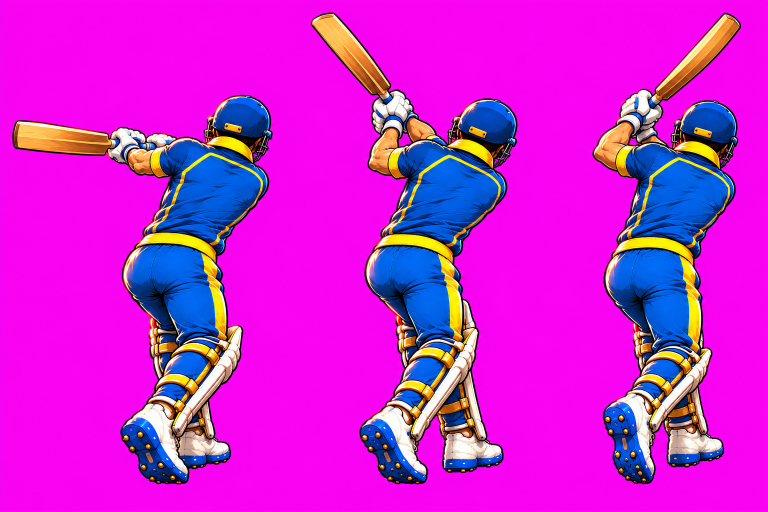
#> input picture tools/kit/bat-paint-src/2236f518.png, 1536 x 1024 px, found by its file name (shown at 1/2 size)
$ python build_bat_paint.py
#> lines starting #> are read from the running program, lines starting #| are printed output that depends on the picture
#!/usr/bin/env python3
"""The painted batter from behind (img/kit/bat-paint.webp + -mask.png + -tone.png, and its entry in js/kitsheets.js).

usage: python3 tools/build_bat_paint.py

SOURCES: tools/kit/bat-paint-src/<id>.png (sheets of poses on flat magenta; plain blue-and-yellow kit, no crest, name or number) and
tools/kit/bat-ready-source.png (the stance). FRAMES below says which pose is which of the game's frames (kitsprite.js POSE_BAT); a pose may serve
several frames. A frame the sheet does not have is drawn from the old sheet (bat-back). Every pose is cut out, set on one scale (a sheet's
SCALE: the figures of a sheet were painted at one size) and packed into one atlas.
  mask  R skin, G shirt back (where the name and number print), B 255 where the kit is (blue or yellow)
  tone  G the yellow weight, B the brightness; meta.hsv holds the painted blue and yellow (kitsprite.js teamSheet repaints by hue/saturation/value)
Needs numpy, scipy and Pillow.
"""
import json
import os
import numpy as np
from PIL import Image
from scipy import ndimage as ndi

SRC = 'tools/kit/bat-paint-src/'
G = 0.85                                  # the whole set's size (1.0 = the stance at 840 px)
READY_SCALE = 840 / 1575 * G              # the stance (its source figure is 1575 px tall)
SCALE = {'464df84f': 1.10 * G, 'f628f0f7': 1.10 * G}   # sheets drawn on the wide canvas; every other sheet is on the 1536 x 1024 canvas
DEFAULT_SCALE = 0.94 * G
SCALE.update({'c0v1drv1': 0.81 * G, 'c0v2cut1': 0.81 * G, 'c0v3loft': 0.81 * G, 'c0v4str': 0.81 * G})   # (the 2576 x 1438 sheets)
DIL = {'f628f0f7': 2}                     # (its figures kneel close together: a small gap between them)
FRAMES = {
    'backlift': ('464df84f', 1), 'leave1': ('2965e2d6', 0), 'leave2': ('2965e2d6', 1),
    'drive1': ('935db8b9', 1), 'drive2': ('935db8b9', 2), 'drive3': ('935db8b9', 0),
    'straight1': ('f1c2ccd0', 0), 'straight2': ('f1c2ccd0', 2), 'ondrive1': ('5d11998b', 0), 'ondrive2': ('2236f518', 1), 'cover1': ('5d11998b', 1),
    'pull1': ('2236f518', 0), 'pull2': ('b506964d', 0), 'def1': ('df0bc565', 0), 'def2': ('df0bc565', 1), 'def3': ('c3007d6e', 1),
    'cut1': ('b506964d', 1), 'cut2': ('54ab15c9', 0), 'cut3': ('464df84f', 2), 'cut4': ('f1c2ccd0', 1),
    'rsweep1': ('f628f0f7', 0), 'rsweep2': ('f628f0f7', 1), 'rsweep3': ('f628f0f7', 2), 'celebrate': ('efc0e85c', 0),
    'cover0': ('c0v1drv1', 0), 'cover2': ('c0v1drv1', 1), 'cover3': ('c0v1drv1', 2), 'cutflat': ('c0v2cut1', 1), 'loft1': ('c0v3loft', 2), 'straight3': ('c0v4str', 2),
}
READY = 'tools/kit/bat-ready-source.png'
# where the shirt back is, for the poses the colours alone get wrong: (left, right, top, bottom) as fractions of the frame
SHIRT_AT = {'ondrive2': (0.30, 0.85, 0.27, 0.46), 'cut4': (0.02, 0.55, 0.12, 0.33), 'celebrate': (0.22, 0.72, 0.30, 0.50),
            'cut2': (0.08, 0.62, 0.12, 0.30), 'rsweep2': (0.10, 0.55, 0.20, 0.42)}
PAD = 6


def key(im):
    a = np.array(im.convert('RGB')).astype(np.float32)
    r, g, b = a[..., 0], a[..., 1], a[..., 2]
    alpha = np.clip(1 - ((np.minimum(r, b) - g) - 60) / 100, 0, 1)
    mag = np.array([250, 0, 250], np.float32); part = (alpha > 0) & (alpha < 1); k = alpha[part][:, None]
    a[..., :3][part] = np.clip((a[..., :3][part] - (1 - k) * mag) / np.maximum(k, 0.25), 0, 255)
    return a, alpha


def hsv(a):
    r, g, b = a[..., 0], a[..., 1], a[..., 2]
    mx, mn = a.max(-1), a.min(-1); d = mx - mn + 1e-6
    hue = np.where(mx == r, ((g - b) / d) % 6, np.where(mx == g, (b - r) / d + 2, (r - g) / d + 4)) * 60
    return hue, (mx - mn) / (mx + 1e-6), mx


def figures(src):
#> called with src = '2236f518'
    im = Image.open(SRC + src + '.png'); a, alpha = key(im)
#> in figures, im is the input picture: PIL image 1536x1024 RGB; mean R, G, B 203.8, 34.6, 211
#> after `a, alpha = key(im)`:
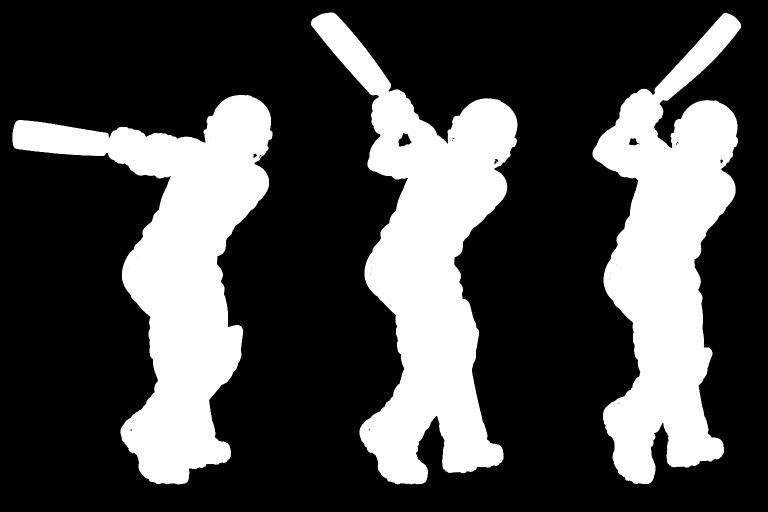
#> alpha: shape (1024, 1536) float32 (shown at 1/2 size); min 0, max 1, mean 0.289
    lab, n = ndi.label(ndi.binary_dilation(alpha > 0.5, iterations=DIL.get(src, 8)))
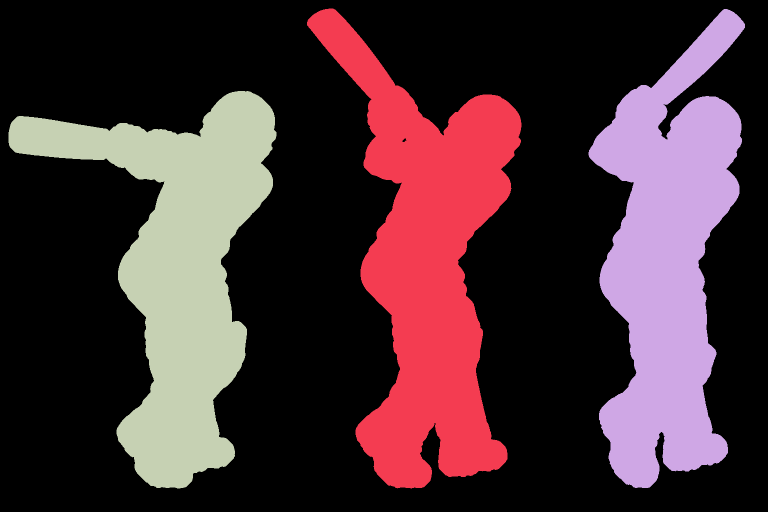
#> lab: shape (1024, 1536) int32 (shown at 1/2 size); 4 distinct labels, from 0 to 3; one colour per label, 0 black
#> n = 3
    objs = [(i + 1, bx) for i, bx in enumerate(ndi.find_objects(lab)) if (bx[0].stop - bx[0].start) > 150]
#> objs = 3 items
    objs.sort(key=lambda t: t[1][1].start)
    return [(a[bx], alpha[bx] * ndi.binary_dilation(lab[bx] == l, iterations=3)) for l, bx in objs]


def cutout(a, alpha, scale):
    # no pink glow left inside the figure (a soft blob of the magenta in the art): hue 280-345 with some colour in it
    hue, sat, mx = hsv(a)
    alpha = alpha * ~((hue > 280) & (hue < 345) & (sat > 0.06) & (alpha > 0.05))
    ys, xs = np.nonzero(alpha > 0.5)
    y0, y1, x0, x1 = ys.min(), ys.max() + 1, xs.min(), xs.max() + 1
    a = a[y0:y1, x0:x1]; alpha = alpha[y0:y1, x0:x1]
    h, w = alpha.shape; W, H = max(1, int(round(w * scale))), max(1, int(round(h * scale)))
    rgb = np.array(Image.fromarray(np.clip(a, 0, 255).astype(np.uint8)).resize((W, H), Image.LANCZOS)).astype(np.float32)
    al = np.array(Image.fromarray((alpha * 255).astype(np.uint8)).resize((W, H), Image.LANCZOS)).astype(np.float32) / 255
    return rgb, al


# [50 lines left out: functions classify, hsv_to_rgb, not called in this run]


def circ_mean(h):
    a = np.deg2rad(h); return float(np.rad2deg(np.arctan2(np.sin(a).mean(), np.cos(a).mean())) % 360)


# [17 lines left out: functions stats, level, not called in this run]


def main():
    pieces = {}   # (src, k) -> (rgb, alpha)
    for src in sorted({s for s, _ in FRAMES.values()}):
        figs = figures(src)
#> figs = 3 items
        for k, (a, al) in enumerate(figs): pieces[(src, k)] = cutout(a, al, SCALE.get(src, DEFAULT_SCALE))
#> this loop made 3 passes
#> (y1 in cutout, x0 in cutout, x1 in cutout, h in cutout, w in cutout, W in cutout, H in cutout) on passes 1 to 3: (787, 8, 528, 779, 520, 415, 622), (952, 9, 421, 944, 412, 329, 754), (950, 9, 305, 942, 296, 237, 753)
#> pass 1, in hsv, `r, g, b = a[..., 0], a[..., 1], a[..., 2]`:
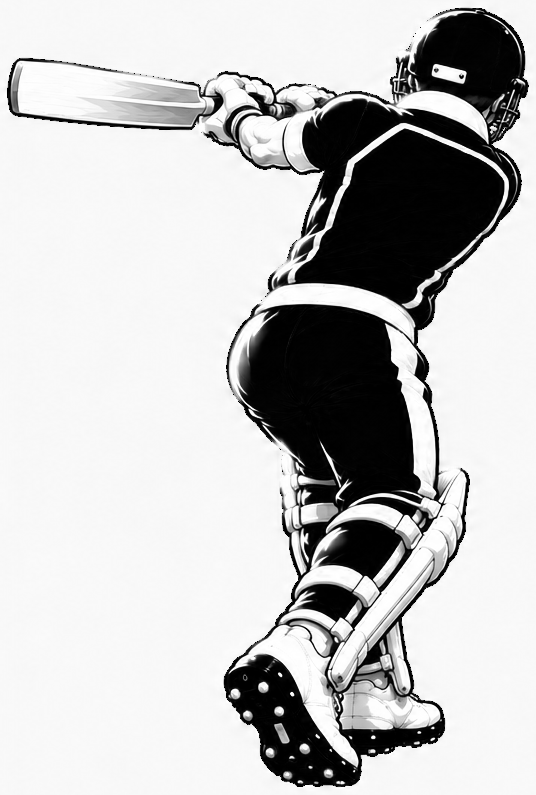
#> r: shape (795, 536) float32; min 0, max 255, mean 193.2
#> pass 1, in hsv, `r, g, b = a[..., 0], a[..., 1], a[..., 2]`:
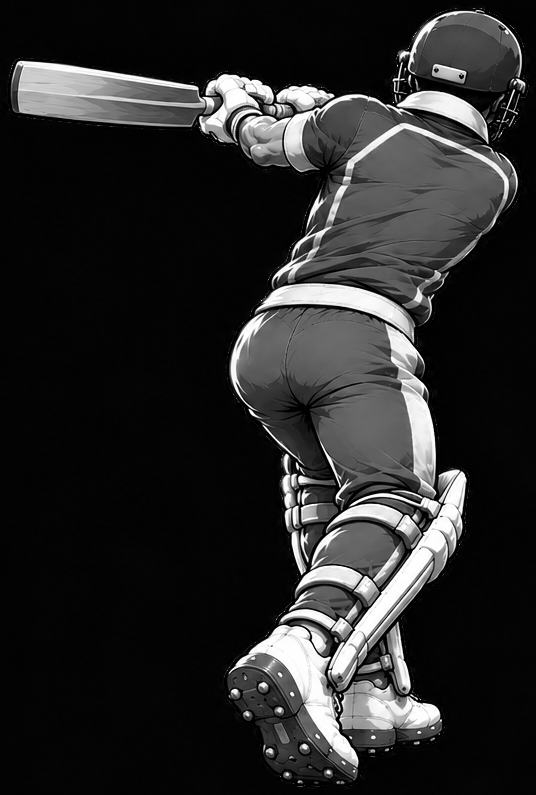
#> g: shape (795, 536) float32; min 0, max 255, mean 41.1
#> pass 1, in hsv, `r, g, b = a[..., 0], a[..., 1], a[..., 2]`:
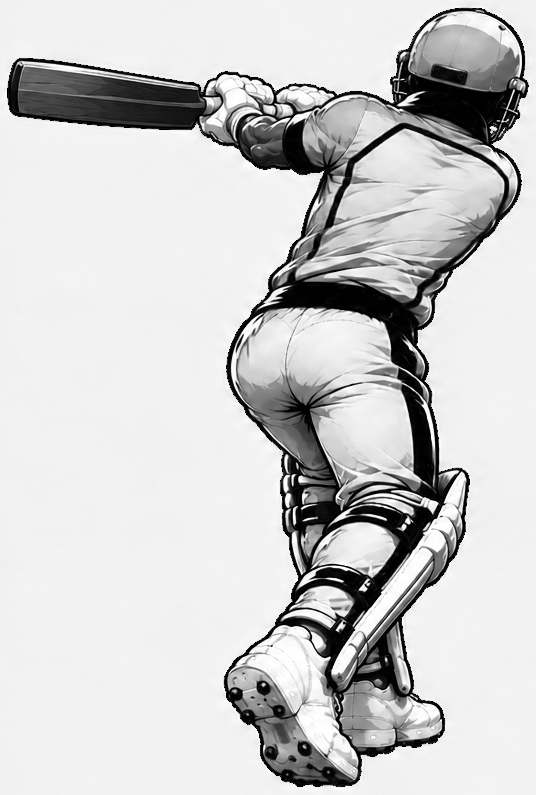
#> b: shape (795, 536) float32; min 0, max 255, mean 203.8
#> pass 1, in hsv, `mx, mn = (a.max(-1), a.min(-1))`:
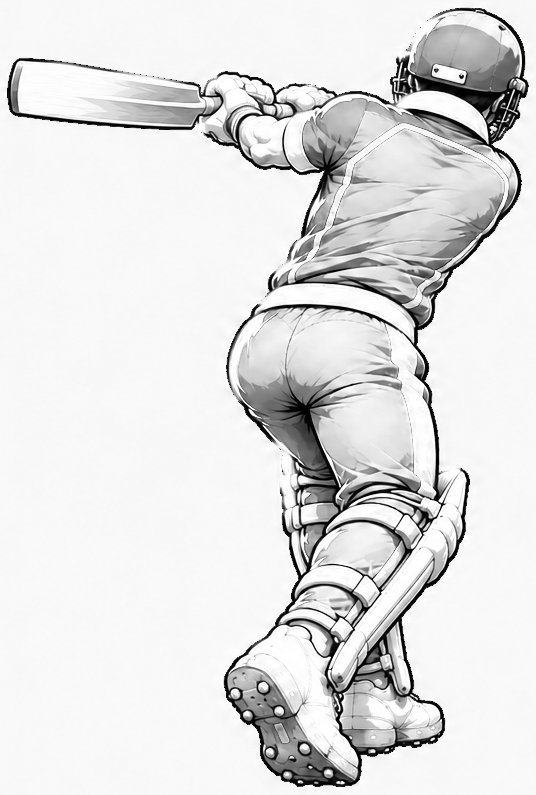
#> mx: shape (795, 536) float32; min 0, max 255, mean 224.7
#> after the loop, pieces = 3 items
#> pass 2 of the loop in main, `for src in sorted({s for s, _ in FRAMES.values()}):`:
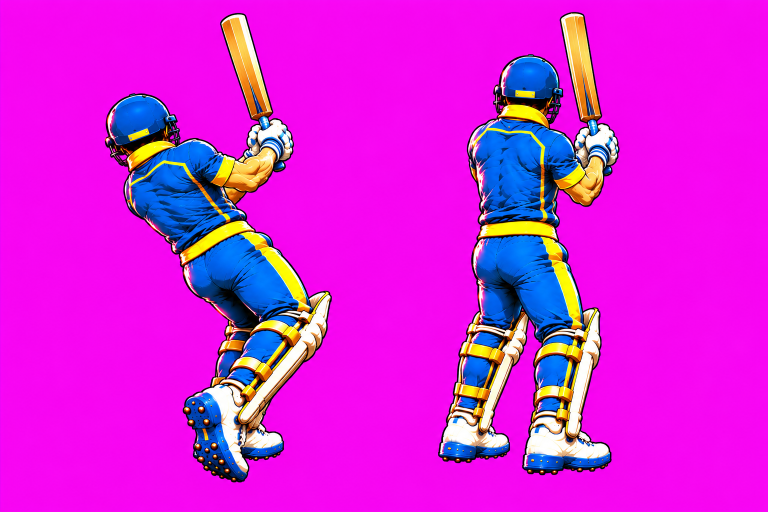
#> input picture tools/kit/bat-paint-src/2965e2d6.png, 1536 x 1024 px, found by its file name (shown at 1/2 size)
#> in figures, im is the input picture: PIL image 1536x1024 RGB; mean R, G, B 215.1, 31.9, 218.9
#> in figures (call 2), `lab, n = ndi.label(ndi.binary_dilation(alpha > 0.5, iterations=DIL.get..`:
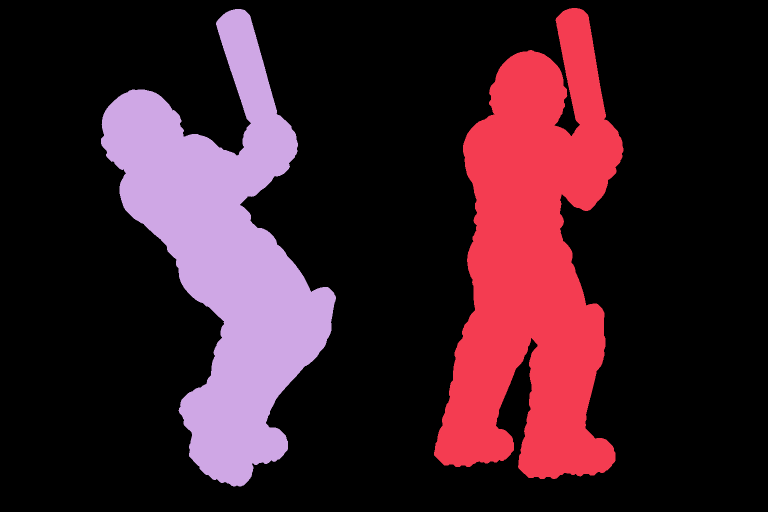
#> lab: shape (1024, 1536) int32 (shown at 1/2 size); 3 distinct labels, from 0 to 2; one colour per label, 0 black
#> n = 2
#> objs = 2 items
#> the loop in main, `for k, (a, al) in enumerate(figs): pieces[(src, k)] = cutout(a, al, SC..` made 2 passes
#> (y0 in cutout, y1 in cutout, x0 in cutout, x1 in cutout, h in cutout, w in cutout, W in cutout, H in cutout) on passes 1 to 2: (8, 946, 8, 462, 938, 454, 363, 749), (8, 934, 8, 371, 926, 363, 290, 740)
#> pass 1, in hsv (call 4), `mx, mn = (a.max(-1), a.min(-1))`:
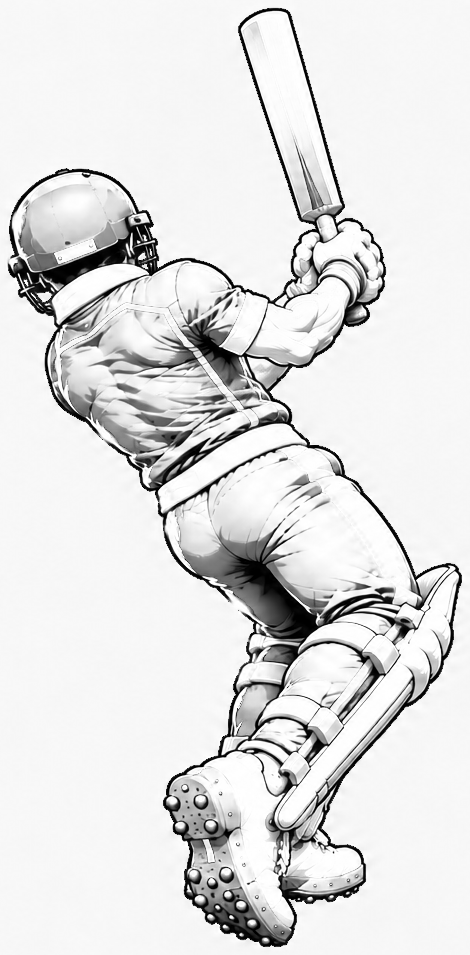
#> mx: shape (955, 470) float32; min 0, max 255, mean 224.2
#> after the loop in main, `for k, (a, al) in enumerate(figs): pieces[(src, k)] = cutout(a, al, SC..`: pieces = 5 items
#> pass 3 of the loop in main, `for src in sorted({s for s, _ in FRAMES.values()}):`:
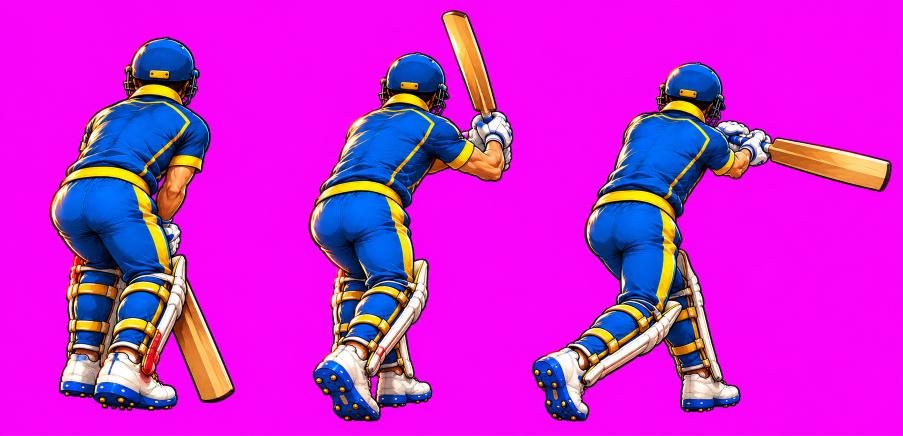
#> input picture tools/kit/bat-paint-src/464df84f.png, 1806 x 871 px, found by its file name (shown at 1/2 size)
#> in figures, im is the input picture: PIL image 1806x871 RGB; mean R, G, B 202.4, 35, 211.6
#> a: shape (871, 1806, 3) float32
#> alpha: shape (871, 1806) float32
#> in figures (call 3), `lab, n = ndi.label(ndi.binary_dilation(alpha > 0.5, iterations=DIL.get..`:
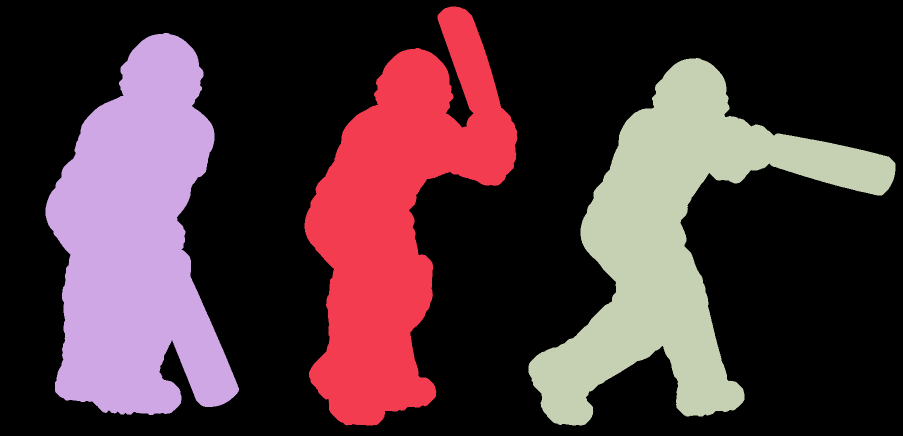
#> lab: shape (871, 1806) int32 (shown at 1/2 size); 4 distinct labels, from 0 to 3; one colour per label, 0 black
#> n = 3
#> objs = 3 items
#> the loop in main, `for k, (a, al) in enumerate(figs): pieces[(src, k)] = cutout(a, al, SC..` made 3 passes
#> (y0 in cutout, y1 in cutout, x1 in cutout, h in cutout, w in cutout, W in cutout, H in cutout) on passes 1 to 3: (8, 756, 379, 748, 371, 347, 699), (9, 830, 418, 821, 410, 383, 768), (8, 727, 726, 719, 718, 671, 672)
#> pass 1, in hsv (call 6), `mx, mn = (a.max(-1), a.min(-1))`:
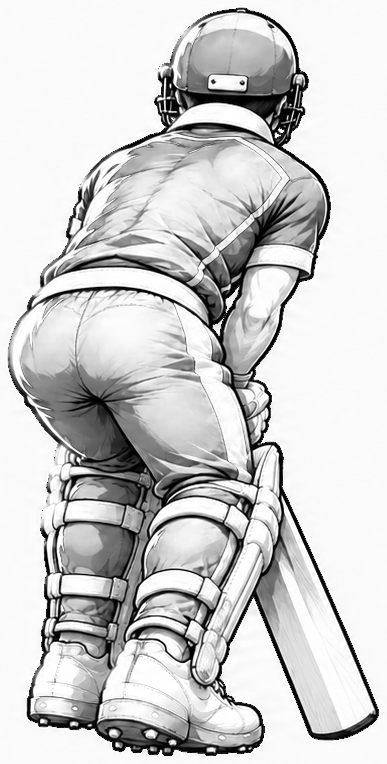
#> mx: shape (764, 387) float32; min 0, max 255, mean 205.4
#> after the loop in main, `for k, (a, al) in enumerate(figs): pieces[(src, k)] = cutout(a, al, SC..`: pieces = 8 items
#> the loop made 4 passes; the first 3 are shown
    a, al = key(Image.open(READY))
    pieces[('ready', 0)] = cutout(a, al, READY_SCALE)
    frames = dict(FRAMES, ready=('ready', 0))
    uniq = sorted(set(frames.values()), key=lambda p: -pieces[p][0].shape[0])
    # shelf packing, 2048 wide
    SW, x, y, rowh, pos = 2048, PAD, PAD, 0, {}
    for p in uniq:
        h, w = pieces[p][1].shape
        if x + w + PAD > SW: x, y, rowh = PAD, y + rowh + PAD, 0
        pos[p] = (x, y); x += w + PAD; rowh = max(rowh, h)
    SH = y + rowh + PAD
    art = np.zeros((SH, SW, 4), np.uint8); mask = np.zeros((SH, SW, 3), np.uint8); tone = np.zeros((SH, SW, 3), np.uint8)
    meta_frames, place, names, lums = {}, {}, {}, {'blue': [], 'yellow': [], 'skin': []}
    hsv_s = {'blue': [], 'yellow': []}
    info = {}
    # first the colour depth of every pose, then each pose brought to the median of them all
    pre = {}
    for p in uniq: pre[p] = stats(pieces[p][0], classify(*pieces[p]))
    ref = {k: (circ_mean(np.array([v[k][0] for v in pre.values() if k in v])), float(np.median([v[k][1] for v in pre.values() if k in v])), float(np.median([v[k][2] for v in pre.values() if k in v]))) for k in ('blue', 'yellow')}
    spread = lambda k, i: round(float(np.std([v[k][i] for v in pre.values() if k in v])), 3)
    print('colour spread before (blue hue, sat, value):', spread('blue', 0), spread('blue', 1), spread('blue', 2))
    for p in uniq:
        rgb0, al0 = pieces[p]; pieces[p] = (level(rgb0, al0, classify(rgb0, al0), ref), al0)
    post = {p: stats(pieces[p][0], classify(*pieces[p])) for p in uniq}
    print('colour spread after:', round(float(np.std([v['blue'][0] for v in post.values()])), 3), round(float(np.std([v['blue'][1] for v in post.values()])), 3), round(float(np.std([v['blue'][2] for v in post.values()])), 3))
    for p in uniq:
        rgb, al = pieces[p]; h, w = al.shape; px, py = pos[p]
        c = classify(rgb, al, next((SHIRT_AT[n] for n, q in frames.items() if q == p and n in SHIRT_AT), None)); info[p] = c['info']
        art[py:py + h, px:px + w] = np.dstack([np.clip(rgb, 0, 255), al * 255]).astype(np.uint8)
        mask[py:py + h, px:px + w, 0] = c['skin'] * 255; mask[py:py + h, px:px + w, 1] = c['shirt'] * 255; mask[py:py + h, px:px + w, 2] = c['kit'] * 255
        tone[py:py + h, px:px + w, 1] = np.clip(c['wy'] * 255, 0, 255); tone[py:py + h, px:px + w, 2] = np.where(c['kit'], np.clip(c['lum'], 1, 255), 0)
        for k_ in ('blue', 'yellow', 'skin'): lums[k_].append(c['lum'][c[k_]])
        for k_ in ('blue', 'yellow'):
            hh = c['hue'][c[k_]]; ang = np.deg2rad(hh)
            hsv_s[k_].append((np.rad2deg(np.arctan2(np.sin(ang).mean(), np.cos(ang).mean())) % 360, np.median(c['sat'][c[k_]]), np.median(c['mx'][c[k_]]) / 255, len(hh)))
        # the feet: the lowest pixel, half-way along the boots (the lowest 5 % of the figure)
        ys_, xs_ = np.nonzero(al > 0.5); low = ys_ >= ys_.max() - 0.05 * h
        meta_frames[p] = [px, py, w, h, round(float(xs_[low].mean()), 1), round(float(ys_.max()) - 0.01 * h, 1)]   # (the feet, in the frame)
    order = list(frames)
    out_frames, out_place = [], []
    for n in order:
        p = frames[n]; out_frames.append(meta_frames[p]); i = info[p]; px, py = pos[p]
        out_place.append([round(px + i['cx'], 1), round(py + i['cy'], 1), round(0.72 * i['w'], 1), 1, 1, round(i['ang'], 1), 0, 0, 0, 0] if i else [0, 0, 0, 1, 1, 0, 0, 0, 0, 0])
    wmean = lambda L: tuple(round(float(np.average([t[i] for t in L], weights=[t[3] for t in L])), 4) for i in range(3))
    med = lambda L: round(float(np.median(np.concatenate(L))) / 255, 4)
    meta = {'frames': out_frames, 'place': out_place, 'names': {n: i for i, n in enumerate(order)}, 'refPx': round(829.9 * G, 1),
            'suit': [0.0269, 0.3529, 0.5925], 'trim': [0.5451, 0.8592, 0.9209], 'skin': med(lums['skin']),
            'tones': [med(lums['blue']), med(lums['blue']) * 0.5, med(lums['yellow'])], 'hair': {}, 'size': [SW, SH],
            'hsv': [list(wmean(hsv_s['blue'])), list(wmean(hsv_s['blue'])), list(wmean(hsv_s['yellow']))]}
    Image.fromarray(art, 'RGBA').save('img/kit/bat-paint.webp', 'WEBP', quality=90, method=6)
    Image.fromarray(mask, 'RGB').save('img/kit/bat-paint-mask.png', optimize=True)
    Image.fromarray(tone, 'RGB').save('img/kit/bat-paint-tone.png', optimize=True)
    src = open('js/kitsheets.js').read()
    head, body = src.split('export const KIT_SHEETS = ')
    K = json.loads(body.rsplit(';', 1)[0]); K.pop('bat-ready', None); K['bat-paint'] = meta
    open('js/kitsheets.js', 'w').write(head + 'export const KIT_SHEETS = ' + json.dumps(K, separators=(',', ':')) + ';\n')
    print('atlas', (SW, SH), 'frames', len(order), 'unique poses', len(uniq), 'hsv', meta['hsv'], 'tones', meta['tones'])
    for n in order: i = info[frames[n]]; print(' ', n.ljust(10), 'print' if i else 'NO PRINT', {k: round(v, 1) for k, v in i.items()} if i else '')


if __name__ == '__main__':
#> (the run stopped early here; a loop or call above may not have finished)
